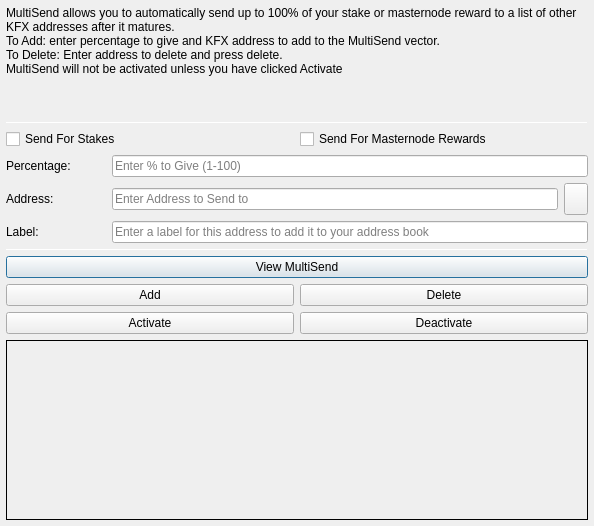
<?xml version="1.0" encoding="UTF-8"?>
<ui version="4.0">
 <class>MultiSendDialog</class>
 <widget class="QDialog" name="MultiSendDialog">
  <property name="windowModality">
   <enum>Qt::NonModal</enum>
  </property>
  <property name="geometry">
   <rect>
    <x>0</x>
    <y>0</y>
    <width>594</width>
    <height>526</height>
   </rect>
  </property>
  <property name="windowTitle">
   <string>MultiSend</string>
  </property>
  <layout class="QVBoxLayout" name="verticalLayout" stretch="0">
   <property name="leftMargin">
    <number>6</number>
   </property>
   <property name="topMargin">
    <number>6</number>
   </property>
   <property name="rightMargin">
    <number>6</number>
   </property>
   <property name="bottomMargin">
    <number>6</number>
   </property>
   <item>
    <layout class="QVBoxLayout" name="verticalLayout_Main" stretch="1,1,1,0,1,1,1">
     <item>
      <widget class="QLabel" name="label_2">
       <property name="lineWidth">
        <number>1</number>
       </property>
       <property name="text">
        <string>MultiSend allows you to automatically send up to 100% of your stake or masternode reward to a list of other KFX addresses after it matures.
To Add: enter percentage to give and KFX address to add to the MultiSend vector.
To Delete: Enter address to delete and press delete.
MultiSend will not be activated unless you have clicked Activate</string>
       </property>
       <property name="alignment">
        <set>Qt::AlignLeading|Qt::AlignLeft|Qt::AlignTop</set>
       </property>
       <property name="wordWrap">
        <bool>true</bool>
       </property>
      </widget>
     </item>
     <item>
      <widget class="Line" name="line">
       <property name="minimumSize">
        <size>
         <width>0</width>
         <height>1</height>
        </size>
       </property>
       <property name="maximumSize">
        <size>
         <width>16777215</width>
         <height>1</height>
        </size>
       </property>
       <property name="orientation">
        <enum>Qt::Horizontal</enum>
       </property>
      </widget>
     </item>
     <item>
      <layout class="QVBoxLayout" name="verticalLayout_Settings">
       <item>
        <layout class="QHBoxLayout" name="horizontalLayout">
         <item>
          <widget class="QCheckBox" name="multiSendStakeCheckBox">
           <property name="text">
            <string>Send For Stakes</string>
           </property>
          </widget>
         </item>
         <item>
          <widget class="QCheckBox" name="multiSendMasternodeCheckBox">
           <property name="text">
            <string>Send For Masternode Rewards</string>
           </property>
          </widget>
         </item>
        </layout>
       </item>
       <item>
        <layout class="QHBoxLayout" name="horizontalLayout_6">
         <item>
          <widget class="QLabel" name="label">
           <property name="minimumSize">
            <size>
             <width>100</width>
             <height>0</height>
            </size>
           </property>
           <property name="toolTip">
            <string>Percentage of stake to send</string>
           </property>
           <property name="text">
            <string>Percentage:</string>
           </property>
          </widget>
         </item>
         <item>
          <widget class="QLineEdit" name="multiSendPercentEdit">
           <property name="toolTip">
            <string>Enter whole numbers 1 - 100</string>
           </property>
           <property name="placeholderText">
            <string>Enter % to Give (1-100)</string>
           </property>
          </widget>
         </item>
        </layout>
       </item>
       <item>
        <layout class="QHBoxLayout" name="horizontalLayout_7">
         <item>
          <widget class="QLabel" name="label_5">
           <property name="minimumSize">
            <size>
             <width>100</width>
             <height>0</height>
            </size>
           </property>
           <property name="toolTip">
            <string>Address to send portion of stake to</string>
           </property>
           <property name="text">
            <string>Address:</string>
           </property>
          </widget>
         </item>
         <item>
          <widget class="QLineEdit" name="multiSendAddressEdit">
           <property name="toolTip">
            <string/>
           </property>
           <property name="placeholderText">
            <string>Enter Address to Send to</string>
           </property>
          </widget>
         </item>
         <item>
          <widget class="QToolButton" name="addressBookButton">
           <property name="maximumSize">
            <size>
             <width>16777215</width>
             <height>32</height>
            </size>
           </property>
           <property name="toolTip">
            <string>Choose an address from the address book</string>
           </property>
           <property name="text">
            <string/>
           </property>
           <property name="icon">
            <iconset resource="../kfx.qrc">
             <normaloff>:/icons/address-book</normaloff>:/icons/address-book</iconset>
           </property>
           <property name="shortcut">
            <string>Alt+A</string>
           </property>
          </widget>
         </item>
        </layout>
       </item>
      </layout>
     </item>
     <item>
      <layout class="QHBoxLayout" name="horizontalLayout_3">
       <item>
        <widget class="QLabel" name="label_3">
         <property name="minimumSize">
          <size>
           <width>100</width>
           <height>0</height>
          </size>
         </property>
         <property name="text">
          <string>Label:</string>
         </property>
        </widget>
       </item>
       <item>
        <widget class="QLineEdit" name="labelAddressLabelEdit">
         <property name="placeholderText">
          <string>Enter a label for this address to add it to your address book</string>
         </property>
        </widget>
       </item>
      </layout>
     </item>
     <item>
      <widget class="Line" name="line_2">
       <property name="minimumSize">
        <size>
         <width>0</width>
         <height>1</height>
        </size>
       </property>
       <property name="maximumSize">
        <size>
         <width>16777215</width>
         <height>1</height>
        </size>
       </property>
       <property name="orientation">
        <enum>Qt::Horizontal</enum>
       </property>
      </widget>
     </item>
     <item>
      <layout class="QVBoxLayout" name="verticalLayout_Buttons">
       <item>
        <layout class="QHBoxLayout" name="horizontalLayout_4">
         <item>
          <widget class="QPushButton" name="viewButton">
           <property name="toolTip">
            <string/>
           </property>
           <property name="statusTip">
            <string>View MultiSend Vector</string>
           </property>
           <property name="text">
            <string>View MultiSend</string>
           </property>
          </widget>
         </item>
        </layout>
       </item>
       <item>
        <layout class="QHBoxLayout" name="horizontalLayout_2">
         <item>
          <widget class="QPushButton" name="addButton">
           <property name="toolTip">
            <string/>
           </property>
           <property name="statusTip">
            <string>Add to MultiSend Vector</string>
           </property>
           <property name="text">
            <string>Add</string>
           </property>
          </widget>
         </item>
         <item>
          <widget class="QPushButton" name="deleteButton">
           <property name="toolTip">
            <string/>
           </property>
           <property name="statusTip">
            <string>Delete Address From MultiSend Vector</string>
           </property>
           <property name="text">
            <string>Delete</string>
           </property>
          </widget>
         </item>
        </layout>
       </item>
       <item>
        <layout class="QHBoxLayout" name="horizontalLayout_5">
         <item>
          <widget class="QPushButton" name="activateButton">
           <property name="statusTip">
            <string>Activate MultiSend</string>
           </property>
           <property name="text">
            <string>Activate</string>
           </property>
          </widget>
         </item>
         <item>
          <widget class="QPushButton" name="disableButton">
           <property name="statusTip">
            <string>Deactivate MultiSend</string>
           </property>
           <property name="text">
            <string>Deactivate</string>
           </property>
          </widget>
         </item>
        </layout>
       </item>
      </layout>
     </item>
     <item>
      <widget class="QLabel" name="message">
       <property name="minimumSize">
        <size>
         <width>0</width>
         <height>180</height>
        </size>
       </property>
       <property name="frameShape">
        <enum>QFrame::Panel</enum>
       </property>
       <property name="frameShadow">
        <enum>QFrame::Plain</enum>
       </property>
       <property name="lineWidth">
        <number>1</number>
       </property>
       <property name="midLineWidth">
        <number>1</number>
       </property>
       <property name="text">
        <string/>
       </property>
       <property name="alignment">
        <set>Qt::AlignLeading|Qt::AlignLeft|Qt::AlignTop</set>
       </property>
       <property name="wordWrap">
        <bool>true</bool>
       </property>
      </widget>
     </item>
    </layout>
   </item>
  </layout>
 </widget>
 <resources>
  <include location="../kfx.qrc"/>
 </resources>
 <connections/>
</ui>
